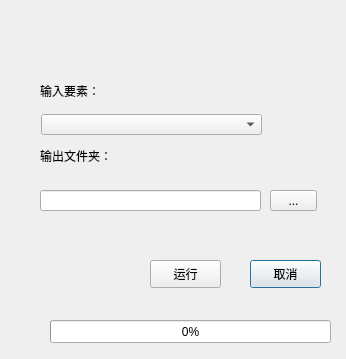
<?xml version="1.0" encoding="UTF-8"?>
<ui version="4.0">
 <class>TextSaveVectorClass</class>
 <widget class="QDialog" name="TextSaveVectorClass">
  <property name="geometry">
   <rect>
    <x>0</x>
    <y>0</y>
    <width>346</width>
    <height>359</height>
   </rect>
  </property>
  <property name="minimumSize">
   <size>
    <width>346</width>
    <height>359</height>
   </size>
  </property>
  <property name="maximumSize">
   <size>
    <width>346</width>
    <height>359</height>
   </size>
  </property>
  <property name="windowTitle">
   <string>文本存储矢量</string>
  </property>
  <widget class="QComboBox" name="comboBox">
   <property name="geometry">
    <rect>
     <x>41</x>
     <y>114</y>
     <width>221</width>
     <height>21</height>
    </rect>
   </property>
  </widget>
  <widget class="QLabel" name="label">
   <property name="geometry">
    <rect>
     <x>40</x>
     <y>70</y>
     <width>101</width>
     <height>41</height>
    </rect>
   </property>
   <property name="styleSheet">
    <string notr="true">font: 12pt &quot;黑体&quot;;</string>
   </property>
   <property name="text">
    <string>输入要素：</string>
   </property>
  </widget>
  <widget class="QLineEdit" name="lineEdit">
   <property name="geometry">
    <rect>
     <x>40</x>
     <y>190</y>
     <width>221</width>
     <height>21</height>
    </rect>
   </property>
  </widget>
  <widget class="QPushButton" name="cancelpushButton">
   <property name="geometry">
    <rect>
     <x>250</x>
     <y>260</y>
     <width>71</width>
     <height>28</height>
    </rect>
   </property>
   <property name="text">
    <string>取消</string>
   </property>
  </widget>
  <widget class="QToolButton" name="toolButton">
   <property name="geometry">
    <rect>
     <x>270</x>
     <y>190</y>
     <width>47</width>
     <height>21</height>
    </rect>
   </property>
   <property name="text">
    <string>...</string>
   </property>
  </widget>
  <widget class="QLabel" name="label_2">
   <property name="geometry">
    <rect>
     <x>40</x>
     <y>140</y>
     <width>151</width>
     <height>31</height>
    </rect>
   </property>
   <property name="styleSheet">
    <string notr="true">font: 12pt &quot;黑体&quot;;</string>
   </property>
   <property name="text">
    <string>输出文件夹：</string>
   </property>
  </widget>
  <widget class="QPushButton" name="savepushButton">
   <property name="geometry">
    <rect>
     <x>150</x>
     <y>260</y>
     <width>71</width>
     <height>28</height>
    </rect>
   </property>
   <property name="text">
    <string>运行</string>
   </property>
  </widget>
  <widget class="QProgressBar" name="progressBar">
   <property name="geometry">
    <rect>
     <x>50</x>
     <y>320</y>
     <width>281</width>
     <height>23</height>
    </rect>
   </property>
   <property name="value">
    <number>0</number>
   </property>
  </widget>
 </widget>
 <layoutdefault spacing="6" margin="11"/>
 <resources/>
 <connections/>
</ui>
